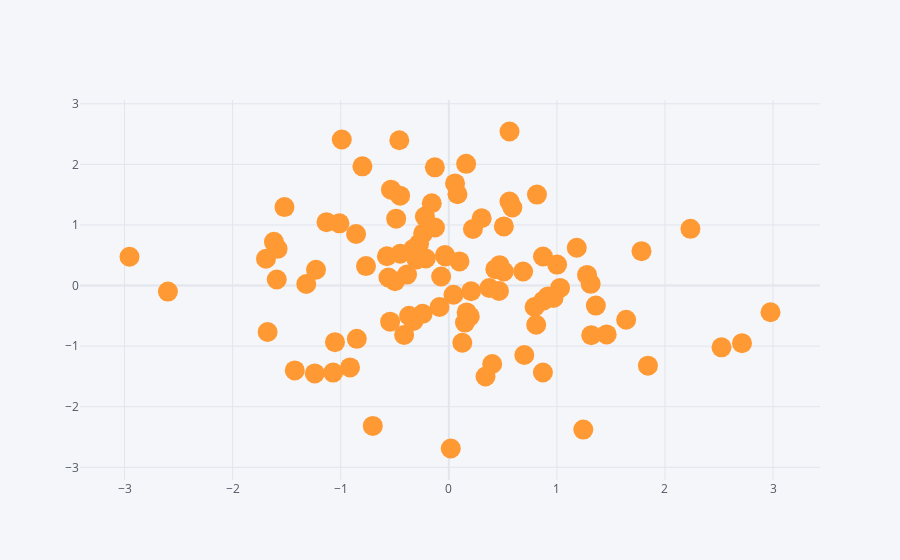

Source (notebook cell):
### Code cell
df.iplot(kind='scatter', x='A', y='B', mode='markers', size=20)
